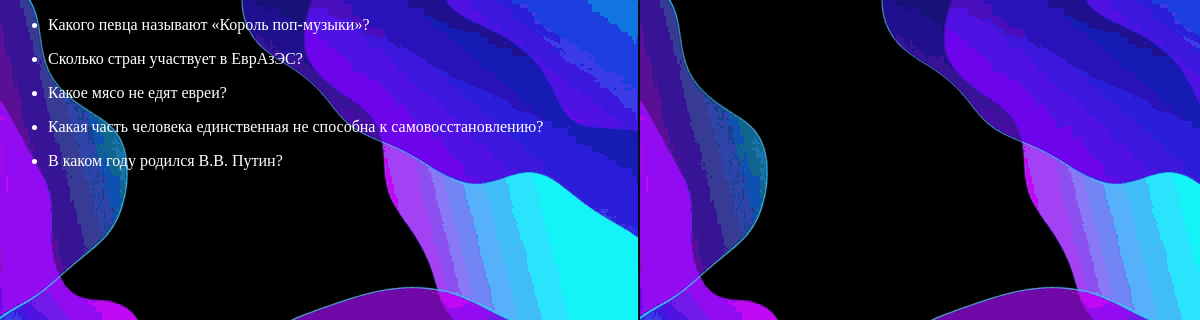
The page / on the database its author committed.
### polls/models.py (models this page shows, shortened)
class Question(models.Model):
    question_text = models.CharField('Question', max_length=200)
    pub_date = models.DateTimeField('Date publication')

### polls/views.py (the view)
# urls.py: path('', views.IndexView.as_view(), name='index'),
class IndexView(generic.ListView):
    template_name = 'polls/index.html'
    context_object_name = 'latest_question_list'
    def get_queryset(self):
        return Question.objects.filter(
            pub_date__lte=timezone.now()
        ).order_by('-pub_date')[:5]

### templates/polls/index.html (shortened to what this page needs)
{% load static %}
<!DOCTYPE html>
<html lang="en">
<head>
    <link rel="stylesheet" type="text/css" href="{% static 'style.css' %}">
</head>
<body>
    {% if latest_question_list %}
        <ul>
        {% for question in latest_question_list %}
            <p><li><a href="{% url 'detail' question.id %}">{{ question.question_text }}</a></li></p>
        {% endfor %}
        </ul>
    {% else %}
        <p>No polls are available.</p>
    {% endif %}
</body>
</html>

### static/style.css (style rules this page uses)
body { background-image: url('/static/images/bg.gif'); }
a, li, h1, form { color: white; text-decoration: none; }

### rows shown on the page
Question: question_text "Какого певца называют «Король поп-музыки»?"
Question: question_text "Сколько стран участвует в ЕврАзЭС?"
Question: question_text "Какое мясо не едят евреи?"
Question: question_text "Какая часть человека единственная не способна к самовосстановлению?"
Question: question_text "В каком году родился В.В. Путин?"
